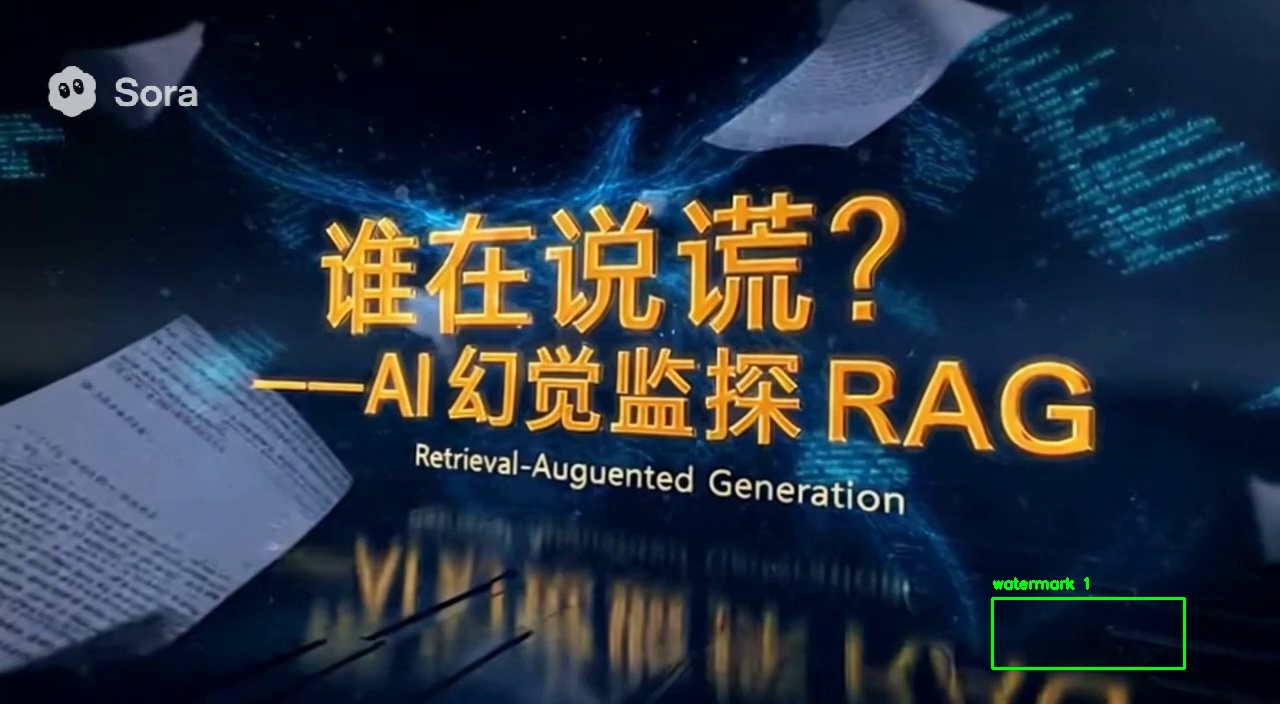
#> input picture datasets/visualizations/train/vis_image_000000_frame_000002.jpg, 1280 x 704 px; its folder holds only this picture in this run
$ python simple_annotator.py
#> lines starting #> are read from the running program, lines starting #| are printed output that depends on the picture; after the words box and inside, x2 and y2 are one past the last pixel; in counts of white or black regions, pixels touching at a corner belong together
#!/usr/bin/env python3
"""
简单的水印标注工具
基于 OpenCV 的轻量级标注工具，专门用于水印检测数据标注
"""

import cv2
import numpy as np
import sys
from pathlib import Path
from typing import List, Tuple, Optional

# 添加项目根目录到 Python 路径
project_root = Path(__file__).parent.parent
sys.path.insert(0, str(project_root))

class SimpleAnnotator:
    """简单的水印标注工具"""

    def __init__(self, images_dir: Path, labels_dir: Path):
        self.images_dir = images_dir
        self.labels_dir = labels_dir
        self.labels_dir.mkdir(exist_ok=True, parents=True)

        # 获取所有图像文件
        self.image_files = sorted(list(images_dir.glob("*.jpg")) + list(images_dir.glob("*.png")))
        self.current_index = 0

        # 标注状态
        self.drawing = False
        self.start_point = None
        self.end_point = None
        self.annotations = []  # 当前图像的标注列表

        # 图像显示参数
        self.window_name = "水印标注工具 - 按 'h' 查看帮助"
        self.scale_factor = 1.0
        self.offset_x = 0
        self.offset_y = 0

        print(f"📁 图像目录: {images_dir}")
        print(f"📁 标签目录: {labels_dir}")
        print(f"📊 总共 {len(self.image_files)} 张图像")

    def load_annotations(self, image_path: Path) -> List[Tuple[float, float, float, float]]:
        """加载现有标注"""
        label_path = self.labels_dir / f"{image_path.stem}.txt"
        annotations = []

        if label_path.exists():
            try:
                with open(label_path, 'r') as f:
                    for line in f:
                        line = line.strip()
                        if line:
                            parts = line.split()
                            if len(parts) == 5:
                                class_id = int(parts[0])
                                center_x = float(parts[1])
                                center_y = float(parts[2])
                                width = float(parts[3])
                                height = float(parts[4])
                                annotations.append((center_x, center_y, width, height))
            except Exception as e:
                print(f"⚠️  加载标注文件失败: {e}")

        return annotations

    # [65 lines left out: functions save_annotations, yolo_to_pixel, pixel_to_yolo, mouse_callback, not called in this run]

    def draw_annotations(self, image: np.ndarray) -> np.ndarray:
        """在图像上绘制标注"""
        img_height, img_width = image.shape[:2]

        for i, (center_x, center_y, width, height) in enumerate(self.annotations):
            # 转换为像素坐标
            x1, y1, x2, y2 = self.yolo_to_pixel(center_x, center_y, width, height, img_width, img_height)

            # 绘制边界框
            color = (0, 255, 0) if i == len(self.annotations) - 1 else (255, 0, 0)
            cv2.rectangle(image, (x1, y1), (x2, y2), color, 2)

            # 绘制标签
            label = f"watermark {i+1}"
            cv2.putText(image, label, (x1, y1 - 10), cv2.FONT_HERSHEY_SIMPLEX, 0.5, color, 2)

        # 绘制当前正在绘制的框
        if self.drawing and self.start_point and self.end_point:
            cv2.rectangle(image, self.start_point, self.end_point, (0, 255, 255), 2)

        return image

    def show_help(self):
        """显示帮助信息"""
        help_text = """
🎯 水印标注工具使用说明:

鼠标操作:
  - 左键拖拽: 绘制水印边界框
  - 右键: 删除最后一个标注

键盘快捷键:
  - 'n' 或 '→': 下一张图像
  - 'p' 或 '←': 上一张图像
  - 's': 保存当前标注
  - 'd': 删除最后一个标注
  - 'r': 重置当前图像的所有标注
  - 'h': 显示此帮助信息
  - 'q' 或 ESC: 退出程序

标注格式: YOLO 格式 (相对坐标 0-1)
类别: watermark (ID: 0)
        """
        print(help_text)

    def run(self):
        """运行标注工具"""
        if not self.image_files:
            print("❌ 没有找到图像文件")
            return

        # 设置鼠标回调
        cv2.namedWindow(self.window_name, cv2.WINDOW_NORMAL)
        cv2.setMouseCallback(self.window_name, self.mouse_callback)

        self.show_help()

        while True:
            if self.current_index >= len(self.image_files):
                print("🎉 所有图像已标注完成!")
                break

            # 加载当前图像
            image_path = self.image_files[self.current_index]
            self.current_image = cv2.imread(str(image_path))
#> self.current_image is the input picture: shape (704, 1280, 3); mean B, G, R 63.2, 50.7, 40.7

            if self.current_image is None:
                print(f"❌ 无法加载图像: {image_path}")
                self.current_index += 1
                continue

            # 加载现有标注
            self.annotations = self.load_annotations(image_path)

            print(f"\n📷 当前图像: {image_path.name} ({self.current_index + 1}/{len(self.image_files)})")
            print(f"📊 已有标注: {len(self.annotations)} 个")

            while True:
                # 绘制标注
                display_image = self.current_image.copy()
                display_image = self.draw_annotations(display_image)

                # 添加状态信息
                status_text = f"图像 {self.current_index + 1}/{len(self.image_files)} | 标注: {len(self.annotations)}"
                cv2.putText(display_image, status_text, (10, 30),
                           cv2.FONT_HERSHEY_SIMPLEX, 0.7, (255, 255, 255), 2)
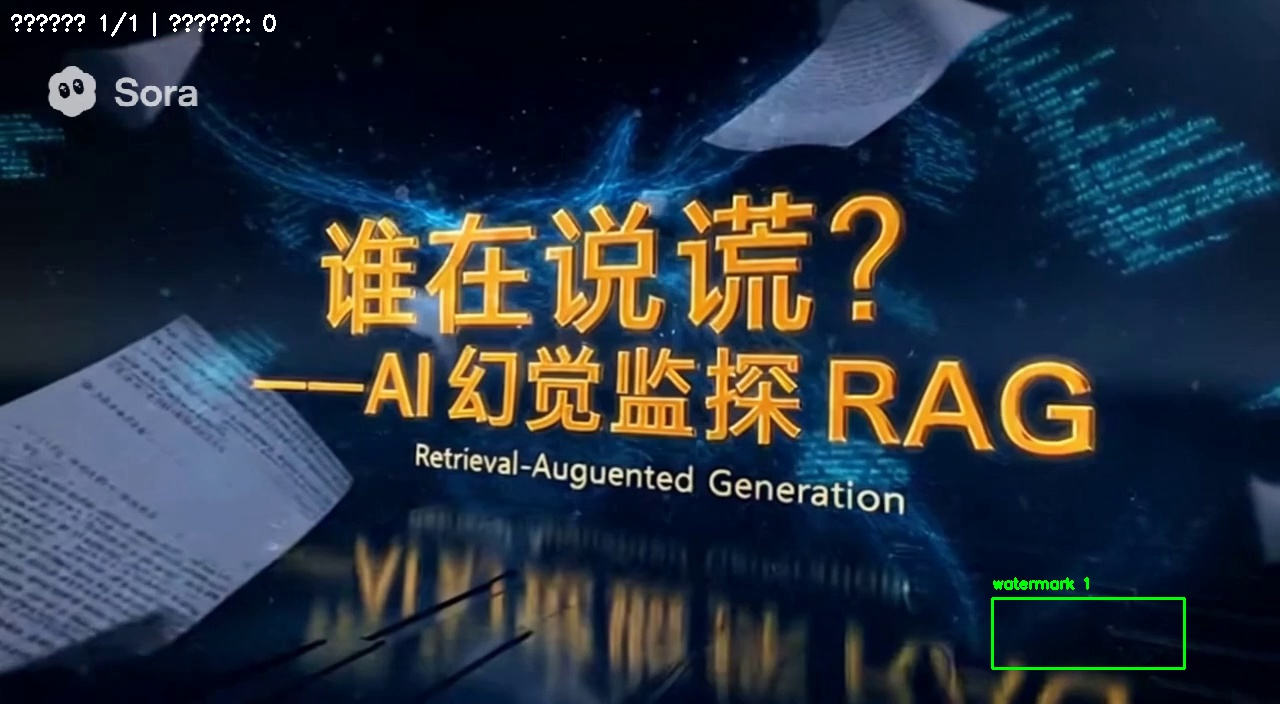
#> display_image: shape (704, 1280, 3); 0.16% of pixels changed, all inside (x1, y1, x2, y2) = (11, 12, 276, 37)

                cv2.imshow(self.window_name, display_image)

                key = cv2.waitKey(1) & 0xFF
#> (key q is pressed here)

                if key == ord('q') or key == 27:  # 'q' 或 ESC
                    cv2.destroyAllWindows()
                    return
                elif key == ord('n') or key == 13:  # 'n' 或 Enter
                    # 保存当前标注
                    self.save_annotations(image_path, self.annotations)
                    self.current_index += 1
                    break
                elif key == ord('p'):  # 'p'
                    if self.current_index > 0:
                        # 保存当前标注
                        self.save_annotations(image_path, self.annotations)
                        self.current_index -= 1
                        break
                elif key == ord('s'):  # 's'
                    self.save_annotations(image_path, self.annotations)
                elif key == ord('d') or key == 2:  # 'd' 或 右键
                    if self.annotations:
                        removed = self.annotations.pop()
                        print(f"🗑️  删除标注: {removed}")
                elif key == ord('r'):  # 'r'
                    self.annotations.clear()
                    print("🔄 重置所有标注")
                elif key == ord('h'):  # 'h'
                    self.show_help()

        cv2.destroyAllWindows()
        print("✅ 标注完成!")

def main():
    """主函数"""
    import argparse

    parser = argparse.ArgumentParser(description="简单的水印标注工具")
    parser.add_argument("--images", type=str, default="datasets/coco8/images/train",
                       help="图像目录路径")
    parser.add_argument("--labels", type=str, default="datasets/coco8/labels/train",
                       help="标签目录路径")

    args = parser.parse_args()

    images_dir = Path(args.images)
    labels_dir = Path(args.labels)

    if not images_dir.exists():
        print(f"❌ 图像目录不存在: {images_dir}")
        return

    # 创建标注工具并运行
    annotator = SimpleAnnotator(images_dir, labels_dir)
    annotator.run()

if __name__ == "__main__":
    main()
